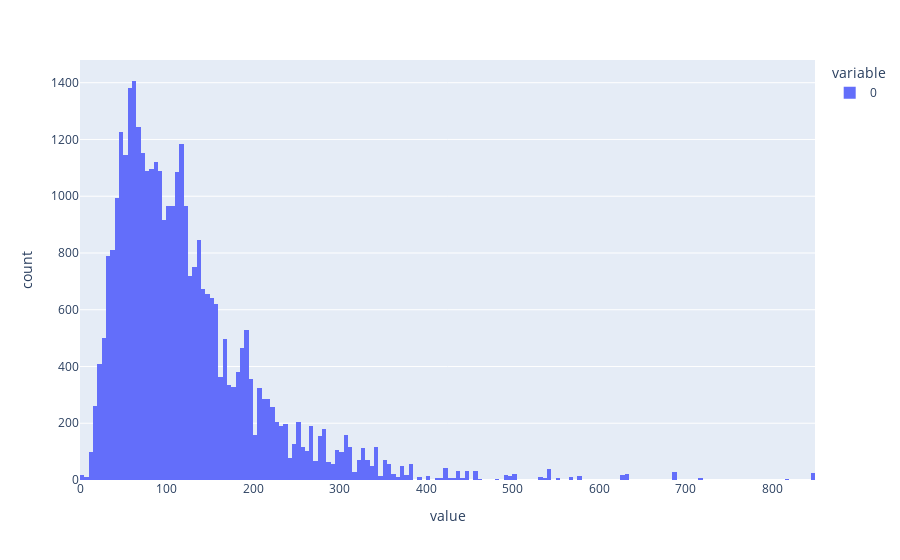

This figure's notebook cell:
### Code cell
# Tweet length distribution
import plotly.express as px
tweet_len = list(map(len, train_df.OCR.values))
px.histogram(tweet_len)

### Figure 1 — Plotly figure (JSON) as saved in the notebook; plotly's stock layout.template omitted (floating-point values rounded to 4 significant figures; data arrays with more than 128 entries replaced by an {"elided": "..."} marker saying what was removed)
{"data": [{"alignmentgroup": "True", "bingroup": "x", "hovertemplate": "variable=0<br>value=%{x}<br>count=%{y}<extra></extra>", "legendgroup": "0", "marker": {"color": "#636efa", "pattern": {"shape": ""}}, "name": "0", "offsetgroup": "0", "orientation": "v", "showlegend": true, "type": "histogram", "x": {"elided": "35005 int values"}, "xaxis": "x", "yaxis": "y"}], "layout": {"barmode": "relative", "legend": {"title": {"text": "variable"}, "tracegroupgap": 0}, "margin": {"t": 60}, "xaxis": {"anchor": "y", "domain": [0, 1], "title": {"text": "value"}}, "yaxis": {"anchor": "x", "domain": [0, 1], "title": {"text": "count"}}}}
